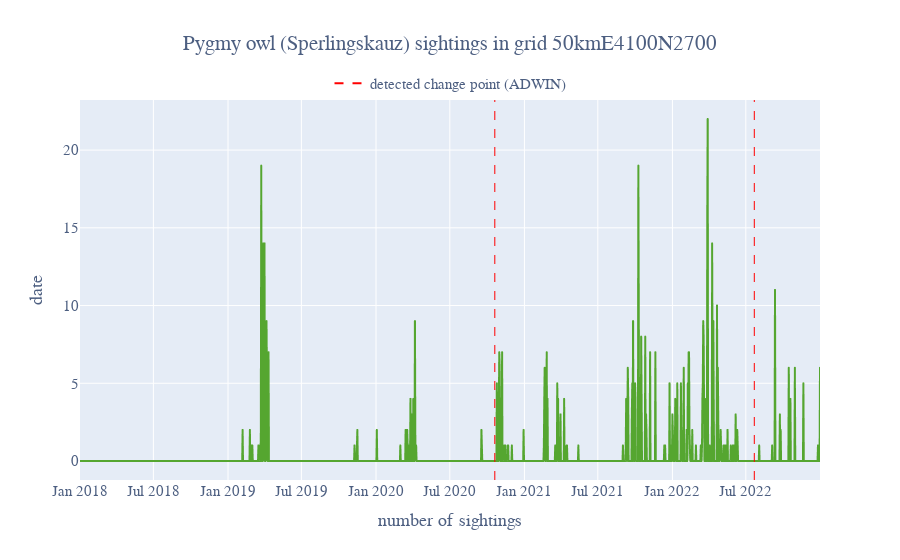

Here is the notebook cell this chart was saved with:
### Markdown cell above
## 1. ADWIN

### Code cell
import random
from river import drift

adwin = drift.ADWIN()
change_points_adwin_river = []
for i, val in enumerate(sighting_stream):
    adwin.update(val)
    if adwin.drift_detected:
        change_points_adwin_river.append(i)

plot_change_points(data=pygmy_owl, 
                   change_points=change_points_adwin_river, 
                   title='Pygmy owl (Sperlingskauz) sightings in grid 50kmE4100N2700', 
                   legend_title='detected change point (ADWIN)')

### Figure 1 — Plotly figure (JSON) as saved in the notebook; plotly's stock layout.template omitted (floating-point values rounded to 4 significant figures; data arrays with more than 128 entries replaced by an {"elided": "..."} marker saying what was removed)
{"data": [{"hovertemplate": "date=%{x}<br>n_sightings=%{y}<extra></extra>", "legendgroup": "", "line": {"color": "#55a630", "dash": "solid"}, "marker": {"symbol": "circle"}, "mode": "lines", "name": "", "showlegend": false, "type": "scattergl", "x": {"elided": "1826 str values"}, "xaxis": "x", "y": {"elided": "1826 int values"}, "yaxis": "y"}, {"line": {"color": "red", "dash": "dash", "width": 2}, "mode": "lines", "name": "detected change point (ADWIN)", "showlegend": true, "type": "scatter", "x": [null], "y": [null]}], "layout": {"font": {"color": "#4d5f81", "family": "Aleo", "size": 15}, "legend": {"bgcolor": "rgba(255, 255, 255, 0.6)", "tracegroupgap": 0, "x": 0.5, "xanchor": "center", "y": 1, "yanchor": "bottom"}, "shapes": [{"line": {"color": "red", "dash": "dash", "width": 1}, "type": "line", "x0": "2020-10-20", "x1": "2020-10-20", "xref": "x", "y0": 0, "y1": 1, "yref": "y domain"}, {"line": {"color": "red", "dash": "dash", "width": 1}, "type": "line", "x0": "2022-07-22", "x1": "2022-07-22", "xref": "x", "y0": 0, "y1": 1, "yref": "y domain"}], "title": {"text": "Pygmy owl (Sperlingskauz) sightings in grid 50kmE4100N2700", "x": 0.5}, "xaxis": {"anchor": "y", "domain": [0, 1], "title": {"text": "number of sightings"}}, "yaxis": {"anchor": "x", "domain": [0, 1], "title": {"text": "date"}}}}
